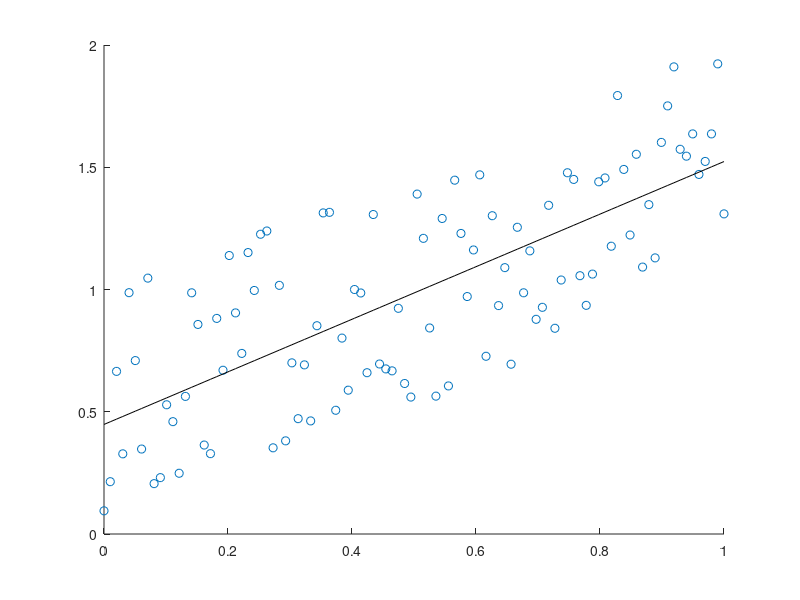

Recreate this plot in MATLAB.
x = linspace(0, 1, 100)';
y = x + rand(100, 1);

X = [ones(size(x)) x];

[b, bint, r, rint, stats] = regress(y, X);

figure; scatter(x, y);
hold on;
plot(x, b(1) + b(2) .* x, 'k-');
